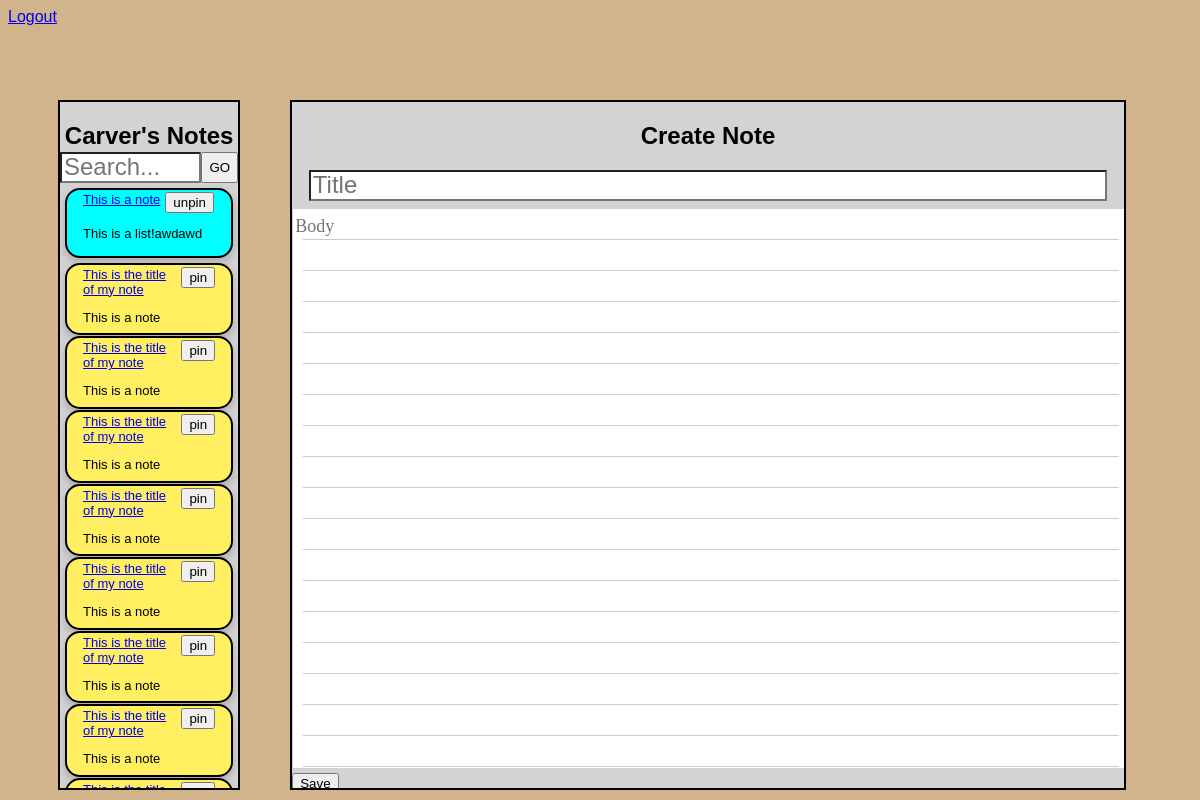
The app's page /notes (signed in) with its own data.
### models.py (models this page shows, shortened)
class Note(db.Model):
    id = db.Column('id', db.Integer, primary_key=1)
    title = db.Column('title', db.String(200))
    text = db.Column('text', db.String(100))
    date = db.Column('date', db.String(50))
    pinned = db.Column('pinned', db.Boolean())
    user_id = db.Column(db.Integer, db.ForeignKey('user.id'), nullable=False)
    comments = db.relationship("Comment", backref="note", cascade = "all, delete-orphan", lazy = True)

### app.py (the view)
@app.route("/notes", methods=['POST', 'GET'])
def notes():
    if session.get('user'):
        if request.method == 'POST':
            pinned = db.session.query(Note).filter_by(user_id=session['user_id'], pinned = True).first()
            searchFor = request.form['search']
            search = db.session.query(Note).filter((or_(Note.title.contains(searchFor), Note.text.contains(searchFor)))).filter_by(user_id=session['user_id'], pinned = False)
            return render_template('MainPage.html', notes=search, user=session['user'], pinned = pinned)
        else:
            pinned = db.session.query(Note).filter_by(user_id=session['user_id'], pinned = True).first()
            my_note = db.session.query(Note).filter_by(user_id=session['user_id'], pinned = False).all()
            return render_template('MainPage.html', notes=my_note,user=session['user'], pinned = pinned)
    else:
        return redirect(url_for('login'))

### templates/MainPage.html (shortened to what this page needs)
<!DOCTYPE html>
<html lang="en" style=" width: 100%; height: 100%;">
<head>
    <link rel="stylesheet" href="{{ url_for('static', filename='styles/MainPageStyle.css') }}">
</head>
{% if user %}
<nav>
    <a href="{{url_for('logout')}}">Logout</a>
</nav>
{% else %}
<nav>
    <a href="{{url_for('login')}}">Login</a> ||
    <a href="{{url_for('register')}}">Register</a>
</nav>
{% endif %}
<body style="background-color: tan;">
    <div class="rowContainer">
        <div class="headerContainer">
            <h2 style="color: black; height: 10px; padding: 0; text-align: center;">{{user}}'s Notes</h2>
            <form method='POST'>
                <div class="searchHolder" style="display: flex">
                    <input type="text" class="noteSearch" placeholder="Search..." name='search' action="search"></input>
                    <button type="submit" formaction='/notes' formmethod="POST">GO</button>
                </div>
            </form>
            {% if pinned %}
            <div class="pinnedCard">
                <div class="container">
                    <div style="display: flex;">
                        <a href="/note/{{pinned.id}}">{{pinned.title}}</a>
                        <form method='POST' style="margin-left: 5px;" class=buttonForm> <button type="submit"
                                formaction='/note/unpin' formmethod="POST" class=buttonForm>unpin</button></form>
                    </div>
                    <p>{{ pinned.text }}</p>
                </div>
            </div>
            {% endif %}
            <div class="notecol">
                {% for note in notes %}
                <div class="card">
                    <div class="container">
                        <div style="display: flex;">
                            <a href="/note/{{note.id}}">{{note.title}}</a>
                            <form method='POST' style="margin-left: 5px;"> <button type="submit"
                                    formaction='/note/pin/{{note.id}}' formmethod="POST" class=buttonForm> pin</button>
                            </form>
                        </div>
                        <p>{{note.text}}</p>
                    </div>
                </div>
                {% endfor %}
            </div>
        </div>
        <div class="headerInputContainer">
            <h2 style="color: black;  padding: 0; text-align: center;">Create Note</h2>
            <form action="/addNote" method="POST" style="height: 90%;">
                <div class="inputContainer">
                    <input type="text" class="noteTitle" placeholder="Title" name="title" required="true"></input>
                    <textarea class="noteBody" placeholder="Body" name="text" required="true"></textarea>
                    <input type="submit" value="Save" class="submit">
            </form>
        </div>
    </div>
</body>
</html>

### static/styles/MainPageStyle.css (style rules this page uses)
* { font-family: 'Raleway', sans-serif; }
.rowContainer { display: flex; position: absolute; top: 50px; bottom: 0; margin-bottom: 10px; width: 99%; }
.container { -ms-overflow-style: none; scrollbar-width: none; }
.headerContainer { border: solid 2px; background-color: lightgray; max-width: 15%; min-width: 15%; margin-left: 50px; border: solid 2px black; margin-top: 50px; height: 100% - 50px; overflow: hidden; }
.headerInputContainer { border: solid 2px; width: 70%; overflow: hidden; margin-left: 50px; margin-right: 50px; margin-top: 50px; height: 100% - 50px; background-color: lightgray; }
.card { box-shadow: 0 4px 8px 0 rgba(0,0,0,0.2); transition: 0.3s; background-color: #ffef61; margin-bottom: 1px; border-radius: 15px; max-height: 10%; overflow: hidden; text-overflow: ellipsis; font-size: small; z-index: 4; border: solid 2px black; margin-right: 5px; margin-left: 5px; transition: 0.5s max-height; }
.card p { text-overflow: ellipsis; max-height: 4%; width: 100%; overflow: hidden; }
.pinnedCard { box-shadow: 0 4px 8px 0 rgba(0,0,0,0.2); transition: 0.3s; background-color: cyan; margin-bottom: 1px; border-radius: 15px; max-height: 10%; overflow: hidden; text-overflow: ellipsis; font-size: small; z-index: 4; border: solid 2px black; margin-right: 5px; margin-left: 5px; margin-top: 5px; margin-bottom: 5px; transition: 0.5s max-height; }
.pinnedCard p { text-overflow: ellipsis; max-height: 4%; width: 100%; overflow: hidden; }
.container { padding: 2px 16px; text-overflow: ellipsis; height: 80%; }
.inputContainer { width: 100%; height: 100%; background-color: lightgray; }
.noteTitle { width: 95%; height: 25px; font-size: x-large; background-color:white; margin-left: 2%; }
.noteSearch { width: 97%; height: 25px; font-size: x-large; background-color:white; }
.noteBody { height: 90%; font-size: large; width: 100%; resize: none; background-color:white; margin-top: 7px; font-family: 'Times New Roman', Times, serif; border-color: Transparent; background-attachment: local; background-image: linear-gradient(to right, white 10px, transparent 10px), linear-gradient(to left, white 10px, transparent 10px), repeating-linear-gradient(white, white 30px, #ccc 30px, #ccc 31px, white 31px); line-height: 31px; }
.notecol { width: 100%; overflow: auto; scrollbar-width: none; overflow-y: scroll; height: 100%; }

### records on screen
Note: title "This is a note", text "This is a list!awdawd"
Note: title "This is the title of my note", text "This is a note"
Note: title "This is the title of my note", text "This is a note"
Note: title "This is the title of my note", text "This is a note"
Note: title "This is the title of my note", text "This is a note"
Note: title "This is the title of my note", text "This is a note"
Note: title "This is the title of my note", text "This is a note"
Note: title "This is the title of my note", text "This is a note"

### other values on screen
{{ user }} "Carver"
